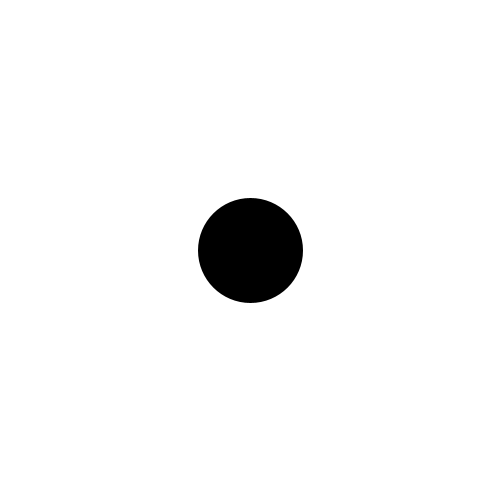
Frame 1 (no input)
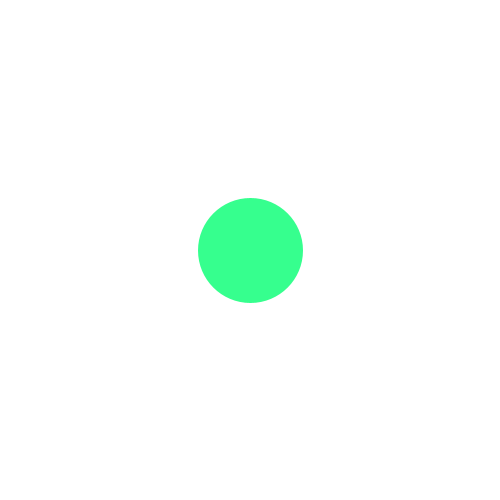
Frame 60 (the mouse pressed at the canvas centre just before this capture)
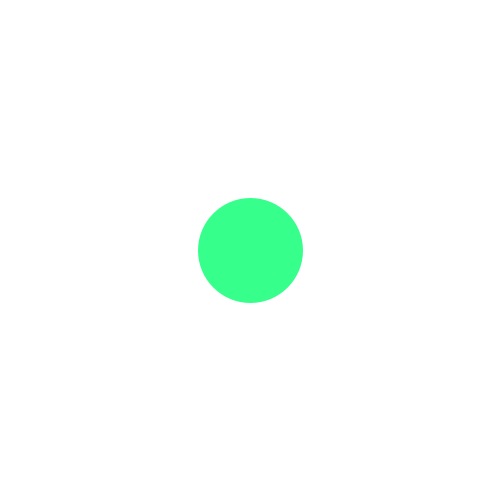
Frame 120 (the mouse held since frame 60 and released just before this capture)

The Processing sketch that drew these frames (run headless with seeded random() and noise(); from frame 60 on, the mouse is pressed at the canvas centre):

// Processing sketch: kolorNoise
// ── kolorNoise.pde
void setup()
{
  size(500, 500);
  colorMode(HSB);
}

float t = 0;
float hue = 0;
void draw()
{
  background(255);
  strokeWeight(105);
  point(250, 250);
  hue = noise(t)*255;
  stroke(hue, 200, 255);
  t = t + 0.01;
}
